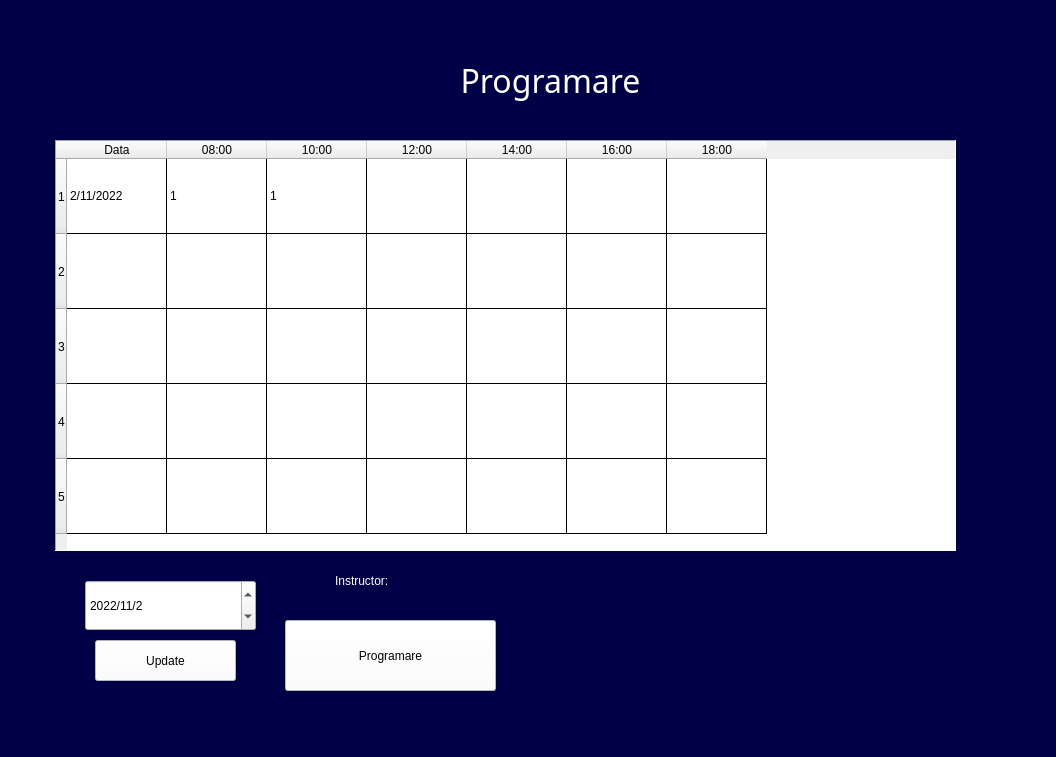
<?xml version="1.0" encoding="UTF-8"?>
<ui version="4.0">
 <class>MainWindow</class>
 <widget class="QMainWindow" name="MainWindow">
  <property name="geometry">
   <rect>
    <x>0</x>
    <y>0</y>
    <width>1056</width>
    <height>757</height>
   </rect>
  </property>
  <property name="windowTitle">
   <string>MainWindow</string>
  </property>
  <widget class="QWidget" name="centralwidget">
   <widget class="QLabel" name="programare_label">
    <property name="geometry">
     <rect>
      <x>215</x>
      <y>30</y>
      <width>671</width>
      <height>101</height>
     </rect>
    </property>
    <property name="font">
     <font>
      <family>Arial Black</family>
      <pointsize>24</pointsize>
      <weight>10</weight>
      <italic>false</italic>
      <bold>false</bold>
     </font>
    </property>
    <property name="styleSheet">
     <string notr="true">color: rgb(255, 255, 255);
font: 87 24pt &quot;Arial Black&quot;;</string>
    </property>
    <property name="text">
     <string>Programare</string>
    </property>
    <property name="alignment">
     <set>Qt::AlignCenter</set>
    </property>
    <property name="wordWrap">
     <bool>true</bool>
    </property>
   </widget>
   <widget class="QPushButton" name="programare_button">
    <property name="geometry">
     <rect>
      <x>285</x>
      <y>620</y>
      <width>211</width>
      <height>71</height>
     </rect>
    </property>
    <property name="styleSheet">
     <string notr="true">background-color: rgb(255, 255, 255);
font: 16pt &quot;Arial&quot;;
</string>
    </property>
    <property name="text">
     <string>Programare</string>
    </property>
   </widget>
   <widget class="QTableWidget" name="programareTableWidget">
    <property name="geometry">
     <rect>
      <x>55</x>
      <y>140</y>
      <width>901</width>
      <height>411</height>
     </rect>
    </property>
    <property name="styleSheet">
     <string notr="true">font: 12pt &quot;MS Shell Dlg 2&quot;;
gridline-color: #000000; 
gridline-width: 40px;
</string>
    </property>
    <property name="frameShape">
     <enum>QFrame::Panel</enum>
    </property>
    <property name="lineWidth">
     <number>1</number>
    </property>
    <property name="editTriggers">
     <set>QAbstractItemView::NoEditTriggers</set>
    </property>
    <property name="iconSize">
     <size>
      <width>0</width>
      <height>50</height>
     </size>
    </property>
    <property name="gridStyle">
     <enum>Qt::SolidLine</enum>
    </property>
    <property name="sortingEnabled">
     <bool>true</bool>
    </property>
    <attribute name="verticalHeaderVisible">
     <bool>true</bool>
    </attribute>
    <attribute name="verticalHeaderDefaultSectionSize">
     <number>75</number>
    </attribute>
    <row>
     <property name="text">
      <string>1</string>
     </property>
    </row>
    <row>
     <property name="text">
      <string>2</string>
     </property>
    </row>
    <row>
     <property name="text">
      <string>3</string>
     </property>
    </row>
    <row>
     <property name="text">
      <string>4</string>
     </property>
    </row>
    <row>
     <property name="text">
      <string>5</string>
     </property>
    </row>
    <column>
     <property name="text">
      <string>Data</string>
     </property>
    </column>
    <column>
     <property name="text">
      <string>08:00</string>
     </property>
    </column>
    <column>
     <property name="text">
      <string>10:00</string>
     </property>
    </column>
    <column>
     <property name="text">
      <string>12:00</string>
     </property>
    </column>
    <column>
     <property name="text">
      <string>14:00</string>
     </property>
    </column>
    <column>
     <property name="text">
      <string>16:00</string>
     </property>
    </column>
    <column>
     <property name="text">
      <string>18:00</string>
     </property>
    </column>
    <item row="0" column="0">
     <property name="text">
      <string>2/11/2022</string>
     </property>
    </item>
    <item row="0" column="1">
     <property name="text">
      <string>1</string>
     </property>
     <property name="foreground">
      <brush brushstyle="NoBrush">
       <color alpha="255">
        <red>0</red>
        <green>0</green>
        <blue>0</blue>
       </color>
      </brush>
     </property>
    </item>
    <item row="0" column="2">
     <property name="text">
      <string>1</string>
     </property>
    </item>
    <item row="0" column="3">
     <property name="text">
      <string/>
     </property>
    </item>
    <item row="1" column="1">
     <property name="text">
      <string/>
     </property>
     <property name="background">
      <brush brushstyle="NoBrush">
       <color alpha="255">
        <red>0</red>
        <green>0</green>
        <blue>0</blue>
       </color>
      </brush>
     </property>
    </item>
   </widget>
   <widget class="QPushButton" name="update_table_button">
    <property name="geometry">
     <rect>
      <x>95</x>
      <y>640</y>
      <width>141</width>
      <height>41</height>
     </rect>
    </property>
    <property name="styleSheet">
     <string notr="true">background-color: rgb(255, 255, 255);
font: 16pt &quot;Arial&quot;;
</string>
    </property>
    <property name="text">
     <string>Update</string>
    </property>
   </widget>
   <widget class="QLabel" name="instructor_label_s">
    <property name="geometry">
     <rect>
      <x>475</x>
      <y>550</y>
      <width>311</width>
      <height>61</height>
     </rect>
    </property>
    <property name="styleSheet">
     <string notr="true">font: 16pt &quot;MS Shell Dlg 2&quot;;
color: rgb(255, 255, 255);
</string>
    </property>
    <property name="text">
     <string/>
    </property>
   </widget>
   <widget class="QLabel" name="instructor_label">
    <property name="geometry">
     <rect>
      <x>335</x>
      <y>550</y>
      <width>131</width>
      <height>61</height>
     </rect>
    </property>
    <property name="styleSheet">
     <string notr="true">font: 16pt &quot;MS Shell Dlg 2&quot;;
color: rgb(255, 255, 255);
</string>
    </property>
    <property name="text">
     <string>Instructor: </string>
    </property>
   </widget>
   <widget class="QDateEdit" name="dateEdit">
    <property name="geometry">
     <rect>
      <x>85</x>
      <y>580</y>
      <width>171</width>
      <height>51</height>
     </rect>
    </property>
    <property name="styleSheet">
     <string notr="true">font: 16pt &quot;Times New Roman&quot;;</string>
    </property>
    <property name="dateTime">
     <datetime>
      <hour>0</hour>
      <minute>0</minute>
      <second>0</second>
      <year>2022</year>
      <month>11</month>
      <day>2</day>
     </datetime>
    </property>
    <property name="displayFormat">
     <string>yyyy/M/d</string>
    </property>
   </widget>
   <widget class="QLabel" name="image_background">
    <property name="geometry">
     <rect>
      <x>-5</x>
      <y>-10</y>
      <width>1061</width>
      <height>776</height>
     </rect>
    </property>
    <property name="styleSheet">
     <string notr="true">background-color: rgb(0, 0, 70);</string>
    </property>
    <property name="text">
     <string/>
    </property>
   </widget>
   <zorder>image_background</zorder>
   <zorder>programare_label</zorder>
   <zorder>programare_button</zorder>
   <zorder>programareTableWidget</zorder>
   <zorder>update_table_button</zorder>
   <zorder>instructor_label_s</zorder>
   <zorder>instructor_label</zorder>
   <zorder>dateEdit</zorder>
  </widget>
 </widget>
 <resources/>
 <connections/>
</ui>
